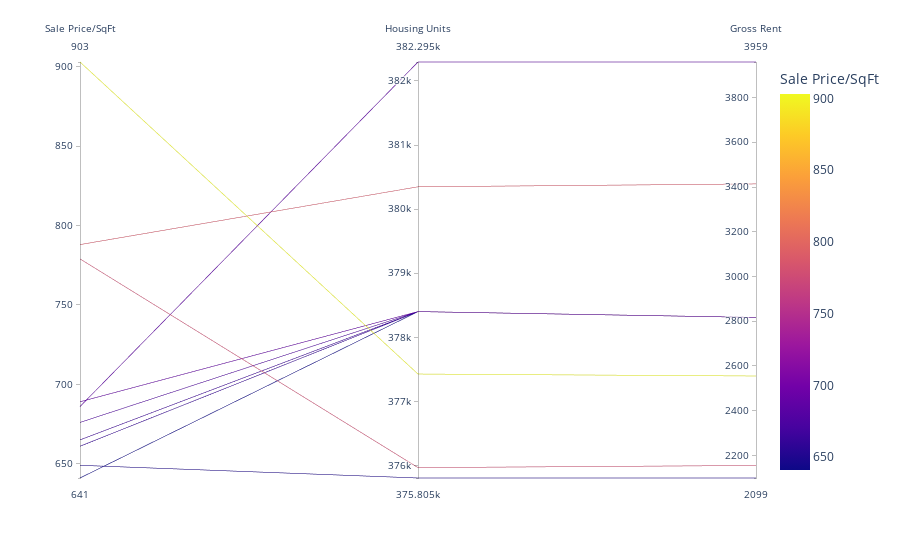

The cell this chart's notebook holds for it:
### Code cell
# Parallel Coordinates Plot
plot_parallel_coordinates = px.parallel_coordinates(
    df_top10,
    dimensions=['Neighborhood','Sale Price/SqFt','Housing Units','Gross Rent'],
    color='Sale Price/SqFt'
)
plot_parallel_coordinates

### Figure 1 — Plotly figure (JSON) as saved in the notebook; plotly's stock layout.template omitted (floating-point values rounded to 4 significant figures)
{"data": [{"dimensions": [{"label": "Sale Price/SqFt", "values": [903, 788, 779, 689, 686, 676, 665, 661, 649, 641]}, {"label": "Housing Units", "values": [377427, 380348, 375967, 378401, 382295, 378401, 378401, 378401, 375805, 378401]}, {"label": "Gross Rent", "values": [2555, 3414, 2155, 2817, 3959, 2817, 2817, 2817, 2099, 2817]}], "domain": {"x": [0, 1], "y": [0, 1]}, "line": {"color": [903, 788, 779, 689, 686, 676, 665, 661, 649, 641], "coloraxis": "coloraxis"}, "name": "", "type": "parcoords"}], "layout": {"coloraxis": {"colorbar": {"title": {"text": "Sale Price/SqFt"}}, "colorscale": [[0, "#0d0887"], [0.1111, "#46039f"], [0.2222, "#7201a8"], [0.3333, "#9c179e"], [0.4444, "#bd3786"], [0.5556, "#d8576b"], [0.6667, "#ed7953"], [0.7778, "#fb9f3a"], [0.8889, "#fdca26"], [1, "#f0f921"]]}, "legend": {"tracegroupgap": 0}, "margin": {"t": 60}}}
